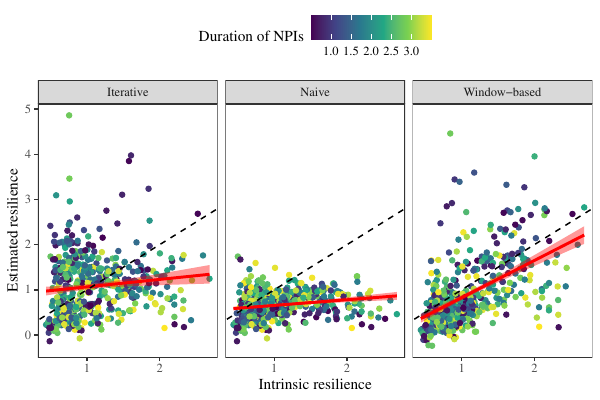

The R source for this figure:
library(dplyr)
library(ggplot2); theme_set(theme_bw(base_family="Times"))
load("../analysis_random/analysis_random_window.rda")
load("../analysis_random/analysis_random_simple.rda")
load("../analysis_random/analysis_random_iterative.rda")

analysis_random_all <- bind_rows(
  analysis_random_iterative %>% mutate(method="Iterative"),
  analysis_random_simple %>% mutate(method="Naive"),
  analysis_random_window %>% mutate(method="Window-based")
)

g1 <- ggplot(analysis_random_all) +
  geom_point(aes(resilience_true, est, col=duration)) +
  geom_smooth(aes(resilience_true, est), method="lm", col="red", fill="red") +
  geom_abline(intercept=0, slope=1, lty=2) +
  scale_x_continuous("Intrinsic resilience") +
  scale_y_continuous("Estimated resilience") +
  scale_color_viridis_c("Duration of NPIs") +
  facet_wrap(~method) +
  theme(
    panel.grid = element_blank(),
    legend.position = "top"
  )

ggsave("figure_analysis_random.pdf", g1, width=6, height=4)

analysis_random_all_filter <- analysis_random_all %>%
  filter(est > 0, duration < 2)

lapply(split(analysis_random_all_filter, analysis_random_all_filter$method),
       function(x) {
         cor(x$resilience_true, x$est)
       })

ggplot(analysis_random_all_filter) +
  geom_point(aes(resilience_true, est, col=duration)) +
  geom_smooth(aes(resilience_true, est), method="lm", col="red", fill="red") +
  geom_abline(intercept=0, slope=1, lty=2) +
  scale_x_log10("Intrinsic resilience") +
  scale_y_log10("Estimated resilience") +
  scale_color_viridis_c("Duration of NPIs") +
  facet_wrap(~method) +
  theme(
    panel.grid = element_blank(),
    legend.position = "top"
  )
